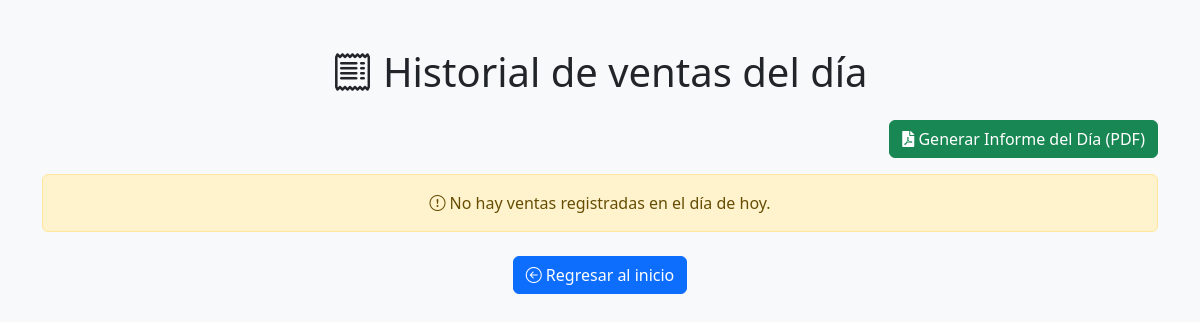
Page /historialVentas (signed in) on the earlier database version.
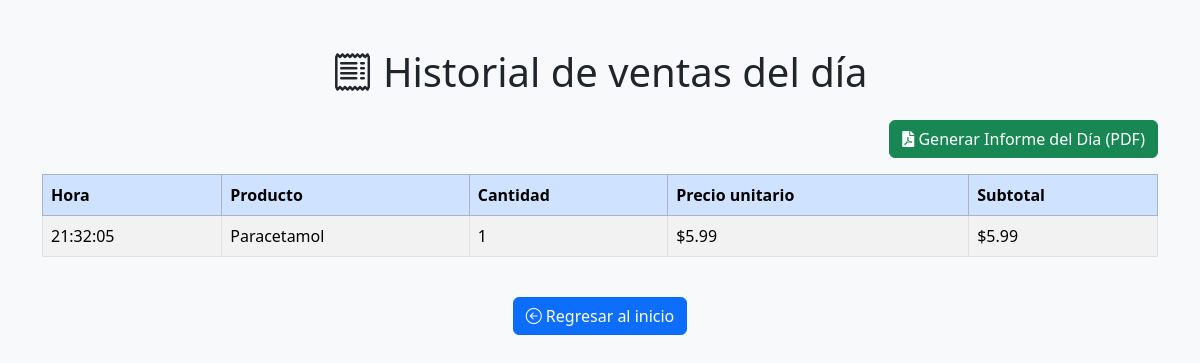
Same page on the later database version.
### models.py (models this page shows)
class FacturaDetalle(db.Model):
    __tablename__ = 'factura_Detalle'
    detalle_ID = db.Column(db.Integer, primary_key=True, autoincrement=True)
    factura_FK = db.Column(db.Integer, db.ForeignKey('facturas.factura_ID', ondelete='CASCADE'), nullable=False)
    producto_FK = db.Column(db.Integer, db.ForeignKey('productos.producto_ID', ondelete='CASCADE'), nullable=False)
    nombre_producto = db.Column(db.String(150), nullable=False)
    cantidad = db.Column(db.Integer, nullable=False)
    precio_unitario = db.Column(db.Numeric(10,2), nullable=False)
    subtotal = db.Column(db.Numeric(10,2), nullable=False)

### app.py (the view)
@app.route('/historialVentas')
@login_required
def historialVentas():
    hoy = date.today()
    facturas_del_dia = Factura.query.filter(Factura.fecha >= hoy).all()
    productos_vendidos = []
    for factura in facturas_del_dia:
        detalles = FacturaDetalle.query.filter_by(factura_FK=factura.factura_ID).all()
        for detalle in detalles:
            productos_vendidos.append({
                'nombre_producto': detalle.nombre_producto,
                'cantidad': detalle.cantidad,
                'precio_unitario': detalle.precio_unitario,
                'subtotal': detalle.subtotal,
                'hora': factura.fecha.strftime('%H:%M:%S')
            })
    return render_template('historialVentas.html', productos=productos_vendidos)

### app.py (called while the page is built)
@login_manager.user_loader
def load_user(user_id):
    return db.session.get(Usuario, int(user_id))

### templates/historialVentas.html (shortened to what this page needs)
<!DOCTYPE html>
<html lang="es">
<head>
    <link href="https://cdn.jsdelivr.net/npm/bootstrap@5.3.2/dist/css/bootstrap.min.css" rel="stylesheet">
    <link href="https://cdn.jsdelivr.net/npm/bootstrap-icons@1.11.1/font/bootstrap-icons.css" rel="stylesheet">
    <link href="https://cdn.datatables.net/1.13.6/css/dataTables.bootstrap5.min.css" rel="stylesheet">
    <link rel="stylesheet" href="https://cdnjs.cloudflare.com/ajax/libs/font-awesome/5.15.4/css/all.min.css">
</head>
<body class="bg-light">
<div class="container mt-5">
    <h1 class="text-center mb-4"><i class="bi bi-receipt"></i> Historial de ventas del día</h1>
    <div class="text-end mb-3"> <a href="{{ url_for('generar_informe_ventas_pdf_route') }}" class="btn btn-success" target="_blank">
            <i class="fas fa-file-pdf"></i> Generar Informe del Día (PDF)
        </a>
    </div>
    {% if productos %}
        <div class="table-responsive">
            <table id="ventasTable" class="table table-striped table-hover table-bordered align-middle">
                <thead class="table-primary">
                    <tr>
                        <th>Hora</th>
                        <th>Producto</th>
                        <th>Cantidad</th>
                        <th>Precio unitario</th>
                        <th>Subtotal</th>
                    </tr>
                </thead>
                <tbody>
                    {% for producto in productos %}
                        <tr>
                            <td>{{ producto.hora }}</td>
                            <td>{{ producto.nombre_producto }}</td>
                            <td>{{ producto.cantidad }}</td>
                            <td>${{ producto.precio_unitario }}</td>
                            <td>${{ producto.subtotal }}</td>
                        </tr>
                    {% endfor %}
                </tbody>
            </table>
        </div>
    {% else %}
        <div class="alert alert-warning text-center" role="alert">
            <i class="bi bi-exclamation-circle"></i> No hay ventas registradas en el día de hoy.
        </div>
    {% endif %}
    <div class="text-center mt-4">
        <a href="{{ url_for('empleadoMain') }}" class="btn btn-primary">
            <i class="bi bi-arrow-left-circle"></i> Regresar al inicio
        </a>
    </div>
</div>
</body>
</html>

Differences in the rows shown:
added FacturaDetalle: hora "21:32:05", nombre_producto "Paracetamol", cantidad "1", precio_unitario "5.99", subtotal "5.99"
Other differences:
text no longer shown: "No hay ventas registradas en el día de hoy."
text now shown: "Hora Producto Cantidad Precio unitario Subtotal"
